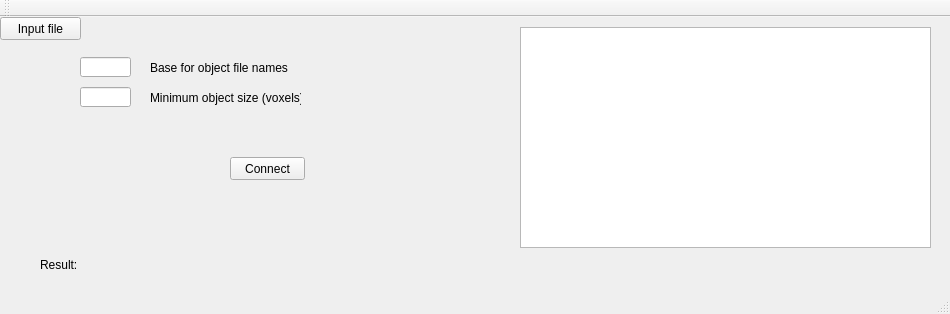
<?xml version="1.0" encoding="UTF-8"?>
<ui version="4.0">
 <class>MainWindow</class>
 <widget class="QMainWindow" name="MainWindow">
  <property name="geometry">
   <rect>
    <x>0</x>
    <y>0</y>
    <width>950</width>
    <height>314</height>
   </rect>
  </property>
  <property name="windowTitle">
   <string>Connecting objects</string>
  </property>
  <widget class="QWidget" name="centralWidget">
   <widget class="QPushButton" name="pushButtonInFile">
    <property name="geometry">
     <rect>
      <x>0</x>
      <y>0</y>
      <width>81</width>
      <height>23</height>
     </rect>
    </property>
    <property name="text">
     <string>Input file</string>
    </property>
   </widget>
   <widget class="QLabel" name="labelInFile">
    <property name="geometry">
     <rect>
      <x>90</x>
      <y>0</y>
      <width>421</width>
      <height>21</height>
     </rect>
    </property>
    <property name="text">
     <string/>
    </property>
   </widget>
   <widget class="QPushButton" name="pushButtonConnect">
    <property name="geometry">
     <rect>
      <x>230</x>
      <y>140</y>
      <width>75</width>
      <height>23</height>
     </rect>
    </property>
    <property name="text">
     <string>Connect</string>
    </property>
   </widget>
   <widget class="QLabel" name="label">
    <property name="geometry">
     <rect>
      <x>40</x>
      <y>240</y>
      <width>41</width>
      <height>16</height>
     </rect>
    </property>
    <property name="text">
     <string>Result:</string>
    </property>
   </widget>
   <widget class="QLabel" name="labelResult">
    <property name="geometry">
     <rect>
      <x>80</x>
      <y>240</y>
      <width>491</width>
      <height>16</height>
     </rect>
    </property>
    <property name="text">
     <string/>
    </property>
   </widget>
   <widget class="QLineEdit" name="lineEditMinVoxels">
    <property name="geometry">
     <rect>
      <x>80</x>
      <y>70</y>
      <width>51</width>
      <height>20</height>
     </rect>
    </property>
   </widget>
   <widget class="QLabel" name="label_2">
    <property name="geometry">
     <rect>
      <x>150</x>
      <y>70</y>
      <width>151</width>
      <height>21</height>
     </rect>
    </property>
    <property name="text">
     <string>Minimum object size (voxels)</string>
    </property>
   </widget>
   <widget class="QLineEdit" name="lineEditBaseName">
    <property name="geometry">
     <rect>
      <x>80</x>
      <y>40</y>
      <width>51</width>
      <height>20</height>
     </rect>
    </property>
   </widget>
   <widget class="QLabel" name="label_3">
    <property name="geometry">
     <rect>
      <x>150</x>
      <y>40</y>
      <width>161</width>
      <height>21</height>
     </rect>
    </property>
    <property name="text">
     <string>Base for object file names</string>
    </property>
   </widget>
   <widget class="QTextEdit" name="textEdit">
    <property name="geometry">
     <rect>
      <x>520</x>
      <y>10</y>
      <width>411</width>
      <height>221</height>
     </rect>
    </property>
   </widget>
  </widget>
  <widget class="QMenuBar" name="menuBar">
   <property name="geometry">
    <rect>
     <x>0</x>
     <y>0</y>
     <width>950</width>
     <height>18</height>
    </rect>
   </property>
  </widget>
  <widget class="QToolBar" name="mainToolBar">
   <attribute name="toolBarArea">
    <enum>TopToolBarArea</enum>
   </attribute>
   <attribute name="toolBarBreak">
    <bool>false</bool>
   </attribute>
  </widget>
  <widget class="QStatusBar" name="statusBar"/>
 </widget>
 <layoutdefault spacing="6" margin="11"/>
 <resources/>
 <connections>
  <connection>
   <sender>pushButtonInFile</sender>
   <signal>clicked()</signal>
   <receiver>MainWindow</receiver>
   <slot>inFileSelecter()</slot>
   <hints>
    <hint type="sourcelabel">
     <x>45</x>
     <y>54</y>
    </hint>
    <hint type="destinationlabel">
     <x>150</x>
     <y>160</y>
    </hint>
   </hints>
  </connection>
  <connection>
   <sender>pushButtonConnect</sender>
   <signal>clicked()</signal>
   <receiver>MainWindow</receiver>
   <slot>fibre_connecter()</slot>
   <hints>
    <hint type="sourcelabel">
     <x>289</x>
     <y>186</y>
    </hint>
    <hint type="destinationlabel">
     <x>381</x>
     <y>208</y>
    </hint>
   </hints>
  </connection>
 </connections>
 <slots>
  <slot>inFileSelecter()</slot>
  <slot>baseFileSelecter()</slot>
  <slot>fibre_connecter()</slot>
 </slots>
</ui>
